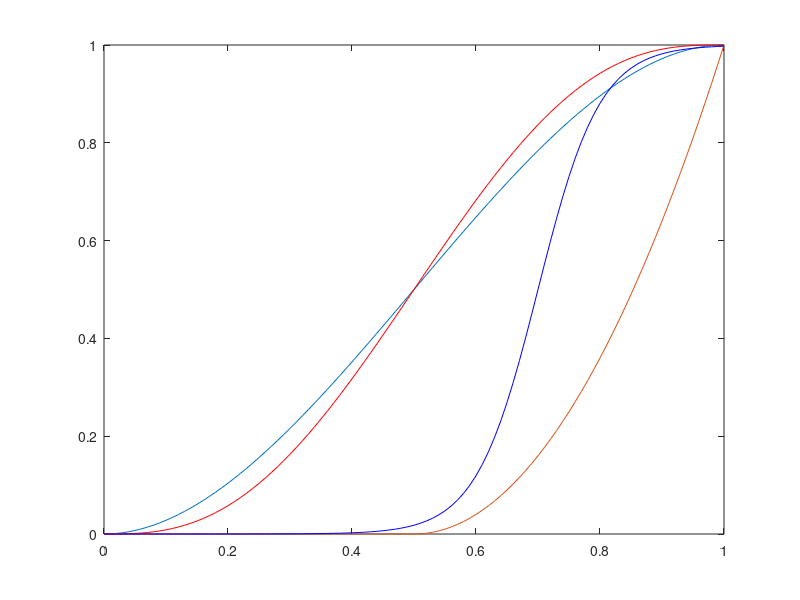

Write MATLAB code to recreate this figure.
clc;
clear all;
%close all;
clf;

x = 0:0.01:1;
y0 = 3*x.^2 - 2*x.^3;

alpha0 = 0.5;
q = 4.0;
psi = max(0.0, (x - alpha0)/(1.0 - alpha0));
psi2 = psi.*psi;

y2 = 6*x.^5-15*x.^4 +10*x.^3; 

y = psi2;
plot(x,y0,x,y, x,y2,'r')

k = 20;
C = 0.7;
yy = 1./(1 + exp(-k*(x-C)));
hold on
plot(x,yy,'blue')